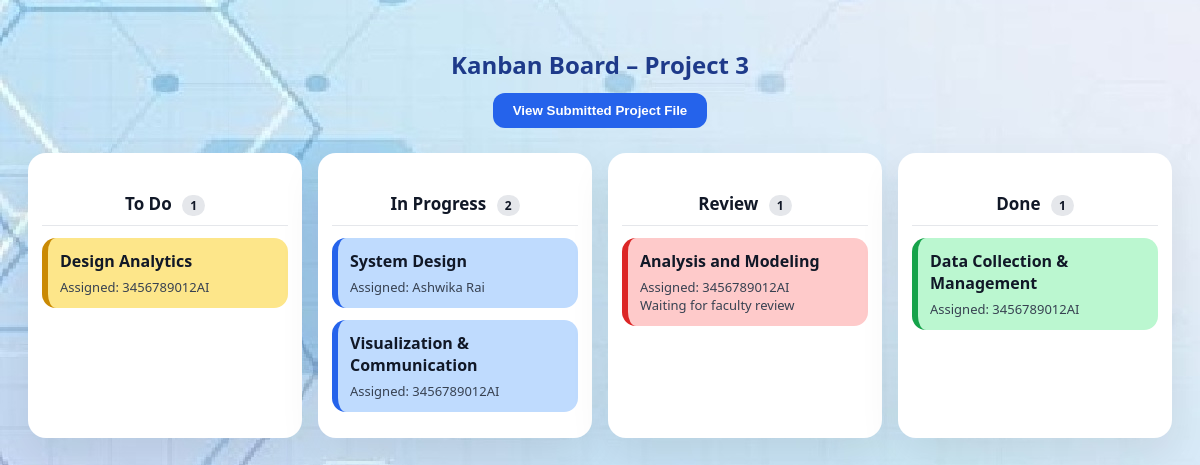
Screenshot of /htdocs/ProJECt/kanban.php?project_id=10 (signed in) with the database file from the repository.
### tables this page shows
CREATE TABLE `projects` (
  `project_id` int(11) NOT NULL,
  `title` varchar(200) DEFAULT NULL,
  `team_name` varchar(100) DEFAULT NULL,
  `total_members` int(11) DEFAULT NULL,
  `project_file` varchar(255) DEFAULT NULL,
  `submission_date` timestamp NULL DEFAULT current_timestamp(),
  `description` text DEFAULT NULL,
  `project_type` enum('Minor','Major') DEFAULT NULL,
  `student_id` int(11) DEFAULT NULL,
  `mentor_id` int(11) DEFAULT NULL,
  `requested_faculty_name` varchar(100) DEFAULT NULL,
  `mentorship_request_status` varchar(20) DEFAULT 'Pending',
  `mentorship_request_date` timestamp NULL DEFAULT current_timestamp(),
  `status` enum('Proposed','Approved','Rejected') DEFAULT 'Proposed',
  `team_size` int(11) DEFAULT NULL,
  `leader_name` varchar(100) DEFAULT NULL,
  `leader_roll_no` varchar(50) DEFAULT NULL,
  `leader_branch` enum('AI&DS','CS','IT','ME','CE','IP','EE','EC','MT') NOT NULL,
  `leader_semester` enum('I','II','III','IV','V','VI','VII','VIII') NOT NULL,
  `leader_email` varchar(100) DEFAULT NULL,
  `leader_phone` varchar(20) DEFAULT NULL,
  `leader_sem` varchar(20) DEFAULT NULL,
  `member1_name` varchar(100) DEFAULT NULL,
  `member1_roll_no` varchar(50) DEFAULT NULL,
  `member1_branch` enum('AI&DS','CS','IT','ME','CE','IP','EE','EC','MT') DEFAULT NULL,
  `member1_email` varchar(100) DEFAULT NULL,
  `member1_phone` varchar(20) DEFAULT NULL,
  `member1_sem` enum('I','II','III','IV','V','VI','VII','VIII') DEFAULT NULL,
  `member2_name` varchar(100) DEFAULT NULL,
  `member2_roll_no` varchar(50) DEFAULT NULL,
  `member2_branch` enum('AI&DS','CS','IT','ME','CE','IP','EE','EC','MT') DEFAULT NULL,
  `member2_email` varchar(100) DEFAULT NULL,
  `member2_phone` varchar(20) DEFAULT NULL,
  `member2_sem` enum('I','II','III','IV','V','VI','VII','VIII') DEFAULT NULL,
  `member3_name` varchar(100) DEFAULT NULL,
  `member3_roll_no` varchar(50) DEFAULT NULL,
  `member3_branch` enum('AI&DS','CS','IT','ME','CE','IP','EE','EC','MT') DEFAULT NULL,
  `member3_email` varchar(100) DEFAULT NULL,
  `member3_phone` varchar(20) DEFAULT NULL,
  `member3_sem` enum('I','II','III','IV','V','VI','VII','VIII') DEFAULT NULL
);

CREATE TABLE `kanban` (
  `task_id` int(11) NOT NULL,
  `project_id` int(11) NOT NULL,
  `task_title` varchar(255) NOT NULL,
  `assigned_to` varchar(50) DEFAULT NULL,
  `priority` enum('Low','Medium','High') DEFAULT 'Medium',
  `due_date` date DEFAULT NULL,
  `status` enum('Todo','InProgress','Review','Done') DEFAULT 'Todo',
  `created_at` timestamp NOT NULL DEFAULT current_timestamp()
);

CREATE TABLE `users` (
  `user_id` int(11) NOT NULL,
  `roll_no` varchar(12) NOT NULL,
  `name` varchar(100) DEFAULT NULL,
  `email` varchar(100) DEFAULT NULL,
  `password` varchar(255) DEFAULT NULL,
  `role` enum('Student','Faculty','Admin') DEFAULT NULL
);

### htdocs/ProJECt/kanban.php (the view, shortened to what this page needs)
<?php
include "db.php";
$project_id = (int)$_GET['project_id'];
$project = $conn->query(
    "SELECT title, project_file FROM projects WHERE project_id=$project_id"
)->fetch_assoc();
$tasks = [
    'Todo' => [],
    'InProgress' => [],
    'Review' => [],
    'Done' => []
];
$res = $conn->query("
    SELECT
        k.*,
        u.name AS assignee_name
    FROM kanban k
    LEFT JOIN users u
        ON u.roll_no = k.assigned_to
    WHERE k.project_id = $project_id
");
while ($row = $res->fetch_assoc()) {
    $tasks[$row['status']][] = $row;
}
?>
<!DOCTYPE html>
<html>
<head>
<!DOCTYPE html>
<html>
<head>
</head>
<body>
<h2>Kanban Board – <?= htmlspecialchars($project['title']) ?></h2>
<div class="file-box">
<?php if(!empty($project['project_file'])): ?>
    <a href="<?= htmlspecialchars($project['project_file']) ?>" target="_blank">
        <button>View Submitted Project File</button>
    </a>
<?php else: ?>
    <em>No project file uploaded</em>
<?php endif; ?>
</div>
<div class="board">
<div class="column" ondragover="allowDrop(event)" ondrop="drop(event,'Todo')">
<h3>To Do <span class="count"><?= count($tasks['Todo']) ?></span></h3>
<?php foreach($tasks['Todo'] as $t): ?>
<div class="task todo" draggable="true" ondragstart="drag(event)" data-id="<?= $t['task_id'] ?>">
<b><?= htmlspecialchars($t['task_title']) ?></b>
<small>Assigned: <?= htmlspecialchars($t['assignee_name'] ?? $t['assigned_to']) ?></small>
</div>
<?php endforeach; ?>
</div>
<div class="column" ondragover="allowDrop(event)" ondrop="drop(event,'InProgress')">
<h3>In Progress <span class="count"><?= count($tasks['InProgress']) ?></span></h3>
<?php foreach($tasks['InProgress'] as $t): ?>
<div class="task progress" draggable="true" ondragstart="drag(event)" data-id="<?= $t['task_id'] ?>">
<b><?= htmlspecialchars($t['task_title']) ?></b>
<small>Assigned: <?= htmlspecialchars($t['assignee_name'] ?? $t['assigned_to']) ?></small>
</div>
<?php endforeach; ?>
</div>
<div class="column" ondragover="allowDrop(event)" ondrop="drop(event,'Review')">
<h3>Review <span class="count"><?= count($tasks['Review']) ?></span></h3>
<?php foreach($tasks['Review'] as $t): ?>
<div class="task review" draggable="true" ondragstart="drag(event)" data-id="<?= $t['task_id'] ?>">
<b><?= htmlspecialchars($t['task_title']) ?></b>
<small>Assigned: <?= htmlspecialchars($t['assignee_name'] ?? $t['assigned_to']) ?></small>
<small>Waiting for faculty review</small>
</div>
<?php endforeach; ?>
</div>
<div class="column" ondragover="allowDrop(event)" ondrop="drop(event,'Done')">
<h3>Done <span class="count"><?= count($tasks['Done']) ?></span></h3>
<?php foreach($tasks['Done'] as $t): ?>
<div class="task done" draggable="true" ondragstart="drag(event)" data-id="<?= $t['task_id'] ?>">
<b><?= htmlspecialchars($t['task_title']) ?></b>
<small>Assigned: <?= htmlspecialchars($t['assignee_name'] ?? $t['assigned_to']) ?></small>
</div>
<?php endforeach; ?>
</div>
</div>
</body>
</html>

### htdocs/ProJECt/kanban.php (style rules this page uses)
:root { --todo:#fde68a; --progress:#bfdbfe; --review:#fecaca; --done:#bbf7d0; --primary:#2563eb; }
body { font-family:Segoe UI,system-ui; background-image: url("kanabn_background.jpg"); padding:20px; }
h2 { text-align:center; margin-bottom:12px; color:#1e3a8a; }
.file-box { text-align:center; margin-bottom:25px; }
.file-box button { background:var(--primary); color:#fff; border:none; padding:10px 20px; border-radius:12px; font-weight:600; cursor:pointer; }
.board { display:flex; gap:16px; }
.column { flex:1; background:#fff; border-radius:18px; padding:14px; box-shadow:0 18px 40px rgba(0,0,0,.08); transition:.25s; }
.column h3 { position:sticky; top:0; background:#fff; padding:8px 0 10px; text-align:center; font-size:17px; color:#111827; border-bottom:1px solid #e5e7eb; margin-bottom:12px; }
.count { font-size:12px; background:#e5e7eb; padding:2px 8px; border-radius:999px; margin-left:6px; }
.task { padding:12px; border-radius:14px; margin-bottom:12px; cursor:grab; transition:.2s; border-left:6px solid transparent; }
.todo { background:var(--todo);border-color:#ca8a04 }
.progress { background:var(--progress);border-color:#2563eb }
.review { background:var(--review);border-color:#dc2626 }
.done { background:var(--done);border-color:#16a34a }
.task b { display:block; margin-bottom:6px; color:#111827; }
.task small { display:block; font-size:13px; color:#374151; }

### rows the page displays
projects: title "Project 3"
kanban: task_title "Design Analytics", assigned_to "3456789012AI"
kanban: task_title "System Design", users.name "Ashwika Rai"
kanban: task_title "Visualization & Communication", assigned_to "3456789012AI"
kanban: task_title "Analysis and Modeling", assigned_to "3456789012AI"
kanban: task_title "Data Collection & Management", assigned_to "3456789012AI"

### other values shown
count($tasks['Todo']) "1"
count($tasks['InProgress']) "2"
count($tasks['Review']) "1"
count($tasks['Done']) "1"
